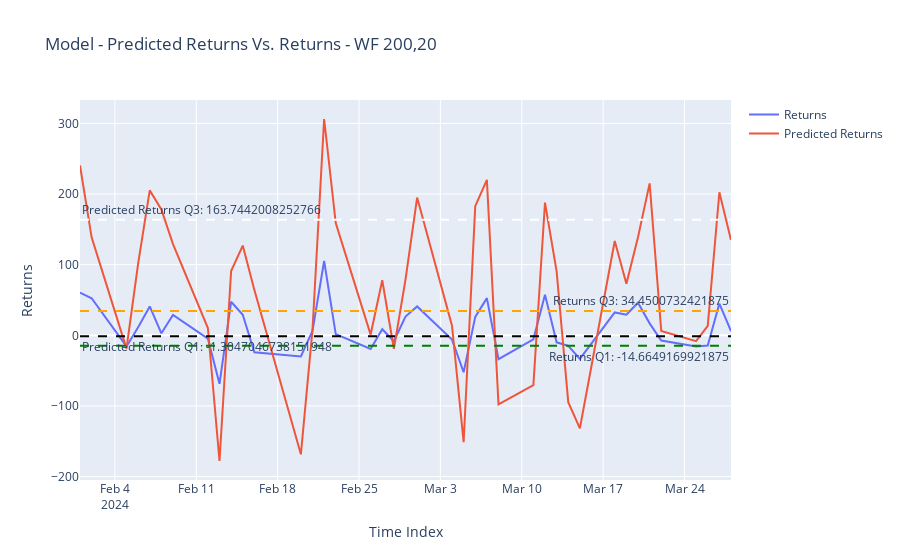

Here is the notebook cell this chart was saved with:
### Code cell
feature1 = 'Returns'
feature2 = 'Predicted Returns'

# Create line plot
fig = go.Figure()

# Add line plot for feature1
fig.add_trace(go.Scatter(
    x=dfX.index,  # Assuming the index represents x-axis values
    y=dfX[feature1],
    mode='lines',
    name=feature1
))

# Add line plot for feature2
fig.add_trace(go.Scatter(
    x=dfX.index,  # Assuming the index represents x-axis values
    y=dfX[feature2],
    mode='lines',
    name=feature2
))

# Calculate quartiles for feature1
q1_feature1 = dfX[feature1].quantile(0.25)
q3_feature1 = dfX[feature1].quantile(0.75)

# Calculate quartiles for feature2
q1_feature2 = dfX[feature2].quantile(0.25)
q3_feature2 = dfX[feature2].quantile(0.75)

# Add horizontal lines for quartiles for feature1
fig.add_hline(y=q1_feature1, line_dash="dash", line_color="green", annotation_text=f'{feature1} Q1: {q1_feature1}', annotation_position="bottom right")
fig.add_hline(y=q3_feature1, line_dash="dash", line_color="orange", annotation_text=f'{feature1} Q3: {q3_feature1}', annotation_position="top right")

# Add horizontal lines for quartiles for feature2
fig.add_hline(y=q1_feature2, line_dash="dash", line_color="black", annotation_text=f'{feature2} Q1: {q1_feature2}', annotation_position="bottom left")
fig.add_hline(y=q3_feature2, line_dash="dash", line_color="white", annotation_text=f'{feature2} Q3: {q3_feature2}', annotation_position="top left")

# Customize layout
fig.update_layout(
    title='Model - Predicted Returns Vs. Returns - WF 200,20',
    xaxis=dict(title='Time Index'),  # Customize x-axis label
    yaxis=dict(title='Returns'),  # Customize y-axis label
    hovermode='closest'
)

# Show plot
fig.show()

### Figure 1 — Plotly figure (JSON) as saved in the notebook; plotly's stock layout.template omitted (floating-point values rounded to 4 significant figures)
{"data": [{"mode": "lines", "name": "Returns", "type": "scatter", "x": ["2024-02-01T00:00:00", "2024-02-02T00:00:00", "2024-02-05T00:00:00", "2024-02-06T00:00:00", "2024-02-07T00:00:00", "2024-02-08T00:00:00", "2024-02-09T00:00:00", "2024-02-12T00:00:00", "2024-02-13T00:00:00", "2024-02-14T00:00:00", "2024-02-15T00:00:00", "2024-02-16T00:00:00", "2024-02-20T00:00:00", "2024-02-21T00:00:00", "2024-02-22T00:00:00", "2024-02-23T00:00:00", "2024-02-26T00:00:00", "2024-02-27T00:00:00", "2024-02-28T00:00:00", "2024-02-29T00:00:00", "2024-03-01T00:00:00", "2024-03-04T00:00:00", "2024-03-05T00:00:00", "2024-03-06T00:00:00", "2024-03-07T00:00:00", "2024-03-08T00:00:00", "2024-03-11T00:00:00", "2024-03-12T00:00:00", "2024-03-13T00:00:00", "2024-03-14T00:00:00", "2024-03-15T00:00:00", "2024-03-18T00:00:00", "2024-03-19T00:00:00", "2024-03-20T00:00:00", "2024-03-21T00:00:00", "2024-03-22T00:00:00", "2024-03-25T00:00:00", "2024-03-26T00:00:00", "2024-03-27T00:00:00", "2024-03-28T00:00:00"], "y": [60.54, 52.42, -15.8, 11.42, 40.83, 2.85, 28.7, -4.77, -68.67, 47.45, 29.11, -24.16, -30.06, 6.29, 105.2, 1.77, -19.27, 8.65, -8.42, 26.51, 40.81, -6.13, -52.3, 26.11, 52.6, -33.67, -5.75, 57.33, -9.96, -14.83, -33.39, 32.33, 29.09, 46.11, 16.91, -7.35, -15.99, -14.61, 44.91, 5.86]}, {"mode": "lines", "name": "Predicted Returns", "type": "scatter", "x": ["2024-02-01T00:00:00", "2024-02-02T00:00:00", "2024-02-05T00:00:00", "2024-02-06T00:00:00", "2024-02-07T00:00:00", "2024-02-08T00:00:00", "2024-02-09T00:00:00", "2024-02-12T00:00:00", "2024-02-13T00:00:00", "2024-02-14T00:00:00", "2024-02-15T00:00:00", "2024-02-16T00:00:00", "2024-02-20T00:00:00", "2024-02-21T00:00:00", "2024-02-22T00:00:00", "2024-02-23T00:00:00", "2024-02-26T00:00:00", "2024-02-27T00:00:00", "2024-02-28T00:00:00", "2024-02-29T00:00:00", "2024-03-01T00:00:00", "2024-03-04T00:00:00", "2024-03-05T00:00:00", "2024-03-06T00:00:00", "2024-03-07T00:00:00", "2024-03-08T00:00:00", "2024-03-11T00:00:00", "2024-03-12T00:00:00", "2024-03-13T00:00:00", "2024-03-14T00:00:00", "2024-03-15T00:00:00", "2024-03-18T00:00:00", "2024-03-19T00:00:00", "2024-03-20T00:00:00", "2024-03-21T00:00:00", "2024-03-22T00:00:00", "2024-03-25T00:00:00", "2024-03-26T00:00:00", "2024-03-27T00:00:00", "2024-03-28T00:00:00"], "y": [240.5, 138.6, -18.87, 101.4, 205.2, 178.2, 129.1, 10.31, -178.0, 91.02, 127.0, 64.1, -168.5, 7.938, 306.2, 158.9, 1.011, 77.96, -19.31, 78.82, 195.1, 13.7, -151.4, 182.7, 220.0, -97.64, -70.51, 187.9, 90.52, -94.7, -131.6, 133.5, 73.06, 138.8, 215.0, 6.209, -8.252, 13.46, 202.5, 134.7]}], "layout": {"annotations": [{"showarrow": false, "text": "Returns Q1: -14.6649169921875", "x": 1, "xanchor": "right", "xref": "x domain", "y": -14.66, "yanchor": "top", "yref": "y"}, {"showarrow": false, "text": "Returns Q3: 34.4500732421875", "x": 1, "xanchor": "right", "xref": "x domain", "y": 34.45, "yanchor": "bottom", "yref": "y"}, {"showarrow": false, "text": "Predicted Returns Q1: -1.3047046738151948", "x": 0, "xanchor": "left", "xref": "x domain", "y": -1.305, "yanchor": "top", "yref": "y"}, {"showarrow": false, "text": "Predicted Returns Q3: 163.7442008252766", "x": 0, "xanchor": "left", "xref": "x domain", "y": 163.7, "yanchor": "bottom", "yref": "y"}], "hovermode": "closest", "shapes": [{"line": {"color": "green", "dash": "dash"}, "type": "line", "x0": 0, "x1": 1, "xref": "x domain", "y0": -14.66, "y1": -14.66, "yref": "y"}, {"line": {"color": "orange", "dash": "dash"}, "type": "line", "x0": 0, "x1": 1, "xref": "x domain", "y0": 34.45, "y1": 34.45, "yref": "y"}, {"line": {"color": "black", "dash": "dash"}, "type": "line", "x0": 0, "x1": 1, "xref": "x domain", "y0": -1.305, "y1": -1.305, "yref": "y"}, {"line": {"color": "white", "dash": "dash"}, "type": "line", "x0": 0, "x1": 1, "xref": "x domain", "y0": 163.7, "y1": 163.7, "yref": "y"}], "title": {"text": "Model - Predicted Returns Vs. Returns - WF 200,20"}, "xaxis": {"title": {"text": "Time Index"}}, "yaxis": {"title": {"text": "Returns"}}}}
